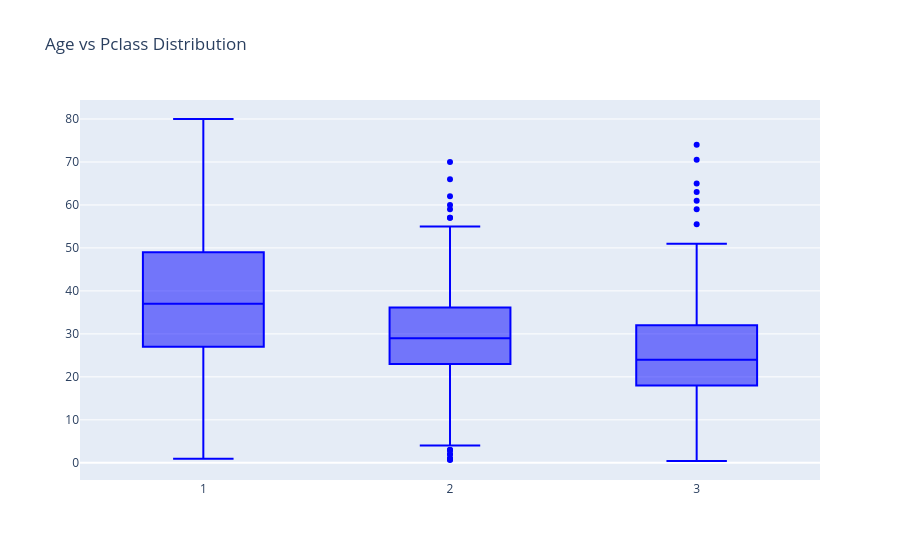

Notebook source saved alongside this figure:
### Code cell
#Box Plot and Scatter Plot
trace = go.Box(x = data['Pclass'],
    y = data['Age'],
    marker = {'color':'blue'})
layout = go.Layout(title = "Age vs Pclass Distribution")
fig = go.Figure(data = trace, layout = layout)
fig.show()

### Figure 1 — Plotly figure (JSON) as saved in the notebook; plotly's stock layout.template omitted (floating-point values rounded to 4 significant figures; data arrays with more than 128 entries replaced by an {"elided": "..."} marker saying what was removed)
{"data": [{"marker": {"color": "blue"}, "type": "box", "x": {"elided": "891 int values"}, "y": {"elided": "891 float values"}}], "layout": {"title": {"text": "Age vs Pclass Distribution"}}}
